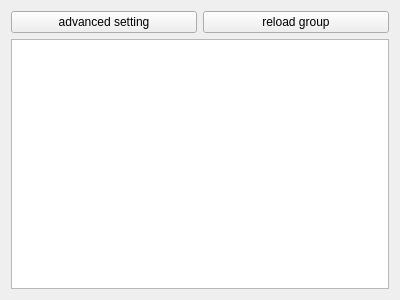
<?xml version="1.0" encoding="UTF-8"?>
<ui version="4.0">
 <class>TableTabWidget</class>
 <widget class="QWidget" name="TableTabWidget">
  <property name="geometry">
   <rect>
    <x>0</x>
    <y>0</y>
    <width>400</width>
    <height>300</height>
   </rect>
  </property>
  <property name="windowTitle">
   <string>TableTabWidget</string>
  </property>
  <layout class="QGridLayout" name="gridLayout">
   <item row="0" column="0">
    <widget class="QPushButton" name="setBtn">
     <property name="text">
      <string>advanced setting</string>
     </property>
    </widget>
   </item>
   <item row="0" column="1">
    <widget class="QPushButton" name="reloadBtn">
     <property name="text">
      <string>reload group</string>
     </property>
    </widget>
   </item>
   <item row="1" column="0" colspan="2">
    <widget class="QTableWidget" name="tableWidget"/>
   </item>
  </layout>
 </widget>
 <resources/>
 <connections/>
</ui>
